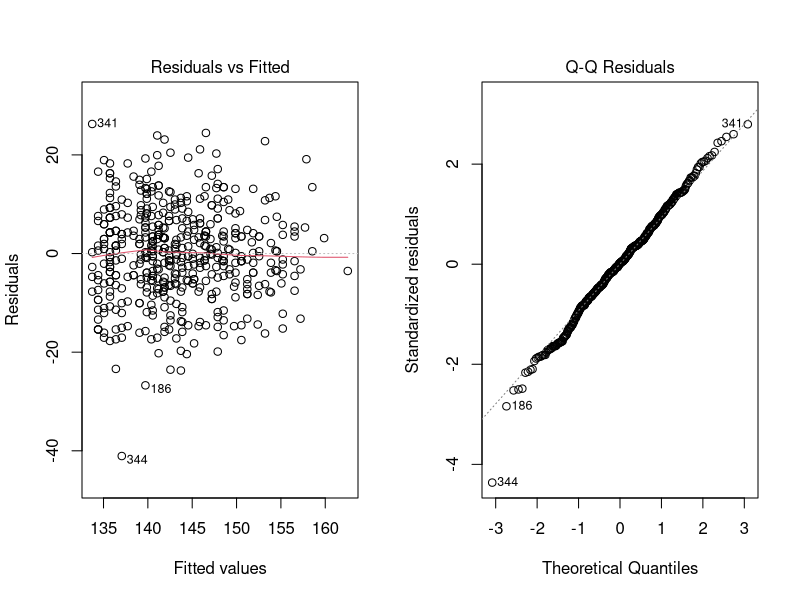
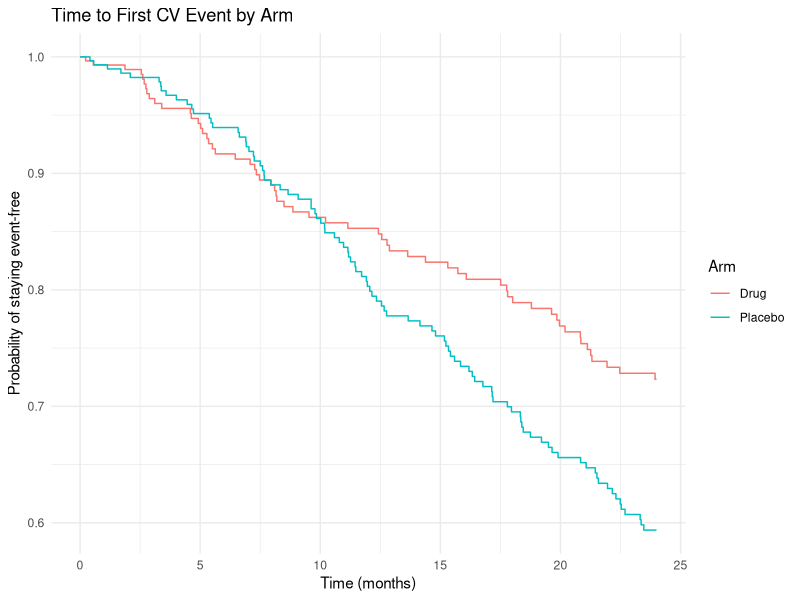

Recreate these plots in R, in order.
#Hypertension Trial (HTN-301)
#Statistical Analysis


#1. Load the libraries into R session
# ------------------------------------------------------------
library(readr)
library(dplyr)
library(tidyr)
library(ggplot2)
library(survival)

#2. Read the clean Dataset from the cleaning part
# ------------------------------------------------------------
df <- read_csv("htn_trial_clean.csv")

#Set the factor levels again (Placebo is the reference group)
df <- df %>%
  mutate(
    arm = factor(arm, levels = c("Placebo", "Drug")),
    sex = factor(sex),
    smoker = factor(smoker, levels = c("No", "Yes")),
    diabetes = factor(diabetes, levels = c("No", "Yes")),
    region = factor(region)
  )

#3. Does the drug lower SBP more than placebo at week 12?
# ------------------------------------------------------------

#Mean SBP at week 12 by arm (before adjusting)
df %>%
  filter(!is.na(sbp_wk12)) %>%
  group_by(arm) %>%
  summarise(
    n = n(),
    mean_sbp = mean(sbp_wk12),
    sd_sbp = sd(sbp_wk12)
  )

#ANCOVA: week 12 SBP by arm, adjusting for baseline SBP
ancova_model <- lm(sbp_wk12 ~ arm + baseline_sbp, data = df)
summary(ancova_model)

#Adjusted treatment difference (Drug - Placebo) and 95% CI
coef(ancova_model)["armDrug"]
confint(ancova_model)["armDrug", ]

#Check the model: residuals should be spread evenly and follow a straight line
par(mfrow = c(1, 2))
plot(ancova_model, which = 1:2)
par(mfrow = c(1, 1))

#4. Do more patients respond on the drug?
# ------------------------------------------------------------

#Responder = SBP decreases by at least 10 mmHg from baseline to week 12
df <- df %>%
  mutate(
    change_wk12 = sbp_wk12 - baseline_sbp,
    responder = ifelse(change_wk12 <= -10, 1, 0)
  )

#Response rate by arm (patients with missing week 12 SBP are left out)
df %>%
  filter(!is.na(responder)) %>%
  group_by(arm) %>%
  summarise(
    n = n(),
    responders = sum(responder),
    response_rate = round(mean(responder) * 100, 1)
  )

#Logistic regression, Placebo is the reference
response_model <- glm(responder ~ arm, data = df, family = binomial)
summary(response_model)

#Odds ratio and 95% CI
exp(cbind(OR = coef(response_model), confint(response_model)))["armDrug", ]

#5. Does the drug reduce ER visits?
# ------------------------------------------------------------

#Average and variance of ER visits by arm
df %>%
  group_by(arm) %>%
  summarise(
    mean_er = mean(er_visits, na.rm = TRUE),
    var_er = var(er_visits, na.rm = TRUE)
  )

#Poisson regression, follow-up time is used as exposure
poisson_model <- glm(
  er_visits ~ arm + offset(log(time_months)),
  data = df,
  family = poisson
)
summary(poisson_model)

#Check overdispersion (a value much bigger than 1 means the variance is too large)
sum(residuals(poisson_model, type = "pearson")^2) / poisson_model$df.residual

#Overdispersion is present, so use negative binomial regression
nb_model <- MASS::glm.nb(
  er_visits ~ arm + offset(log(time_months)),
  data = df
)
summary(nb_model)

#Incidence rate ratio (IRR) and 95% CI
exp(cbind(IRR = coef(nb_model), confint(nb_model)))["armDrug", ]

#6. Does the drug delay CV events?
# ------------------------------------------------------------

#Kaplan-Meier curves (patients who left for other reasons are censored)
km_fit <- survfit(Surv(time_months, event) ~ arm, data = df)
km_fit

#Event-free probability at 12 and 24 months
summary(km_fit, times = c(12, 24))

#Put the curves in a data frame for ggplot
km_data <- data.frame(
  time = km_fit$time,
  survival = km_fit$surv,
  arm = rep(c("Placebo", "Drug"), km_fit$strata)
)

#Add the starting point (time 0, event-free = 100%)
km_data <- bind_rows(
  data.frame(time = 0, survival = 1, arm = c("Placebo", "Drug")),
  km_data
)

#Kaplan-Meier chart
ggplot(km_data, aes(x = time, y = survival, color = arm)) +
  geom_step() +
  labs(
    title = "Time to First CV Event by Arm",
    x = "Time (months)",
    y = "Probability of staying event-free",
    color = "Arm"
  ) +
  theme_minimal()

#Log-rank test
survdiff(Surv(time_months, event) ~ arm, data = df)

#Cox proportional hazards regression
cox_model <- coxph(Surv(time_months, event) ~ arm, data = df)
summary(cox_model)

#Check the proportional hazards assumption (p > 0.05 is good)
cox.zph(cox_model)
